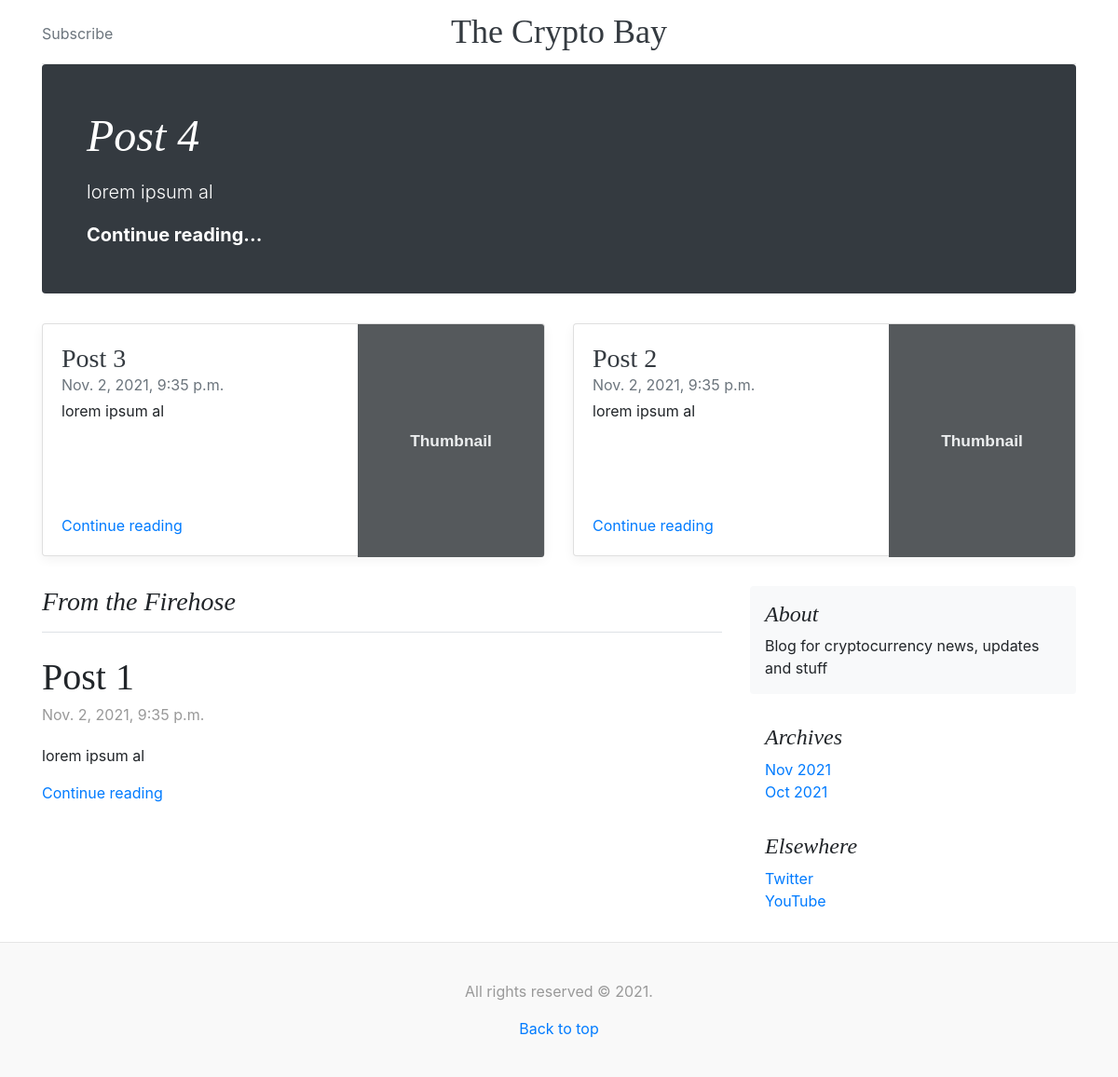
The app's page /, older data.
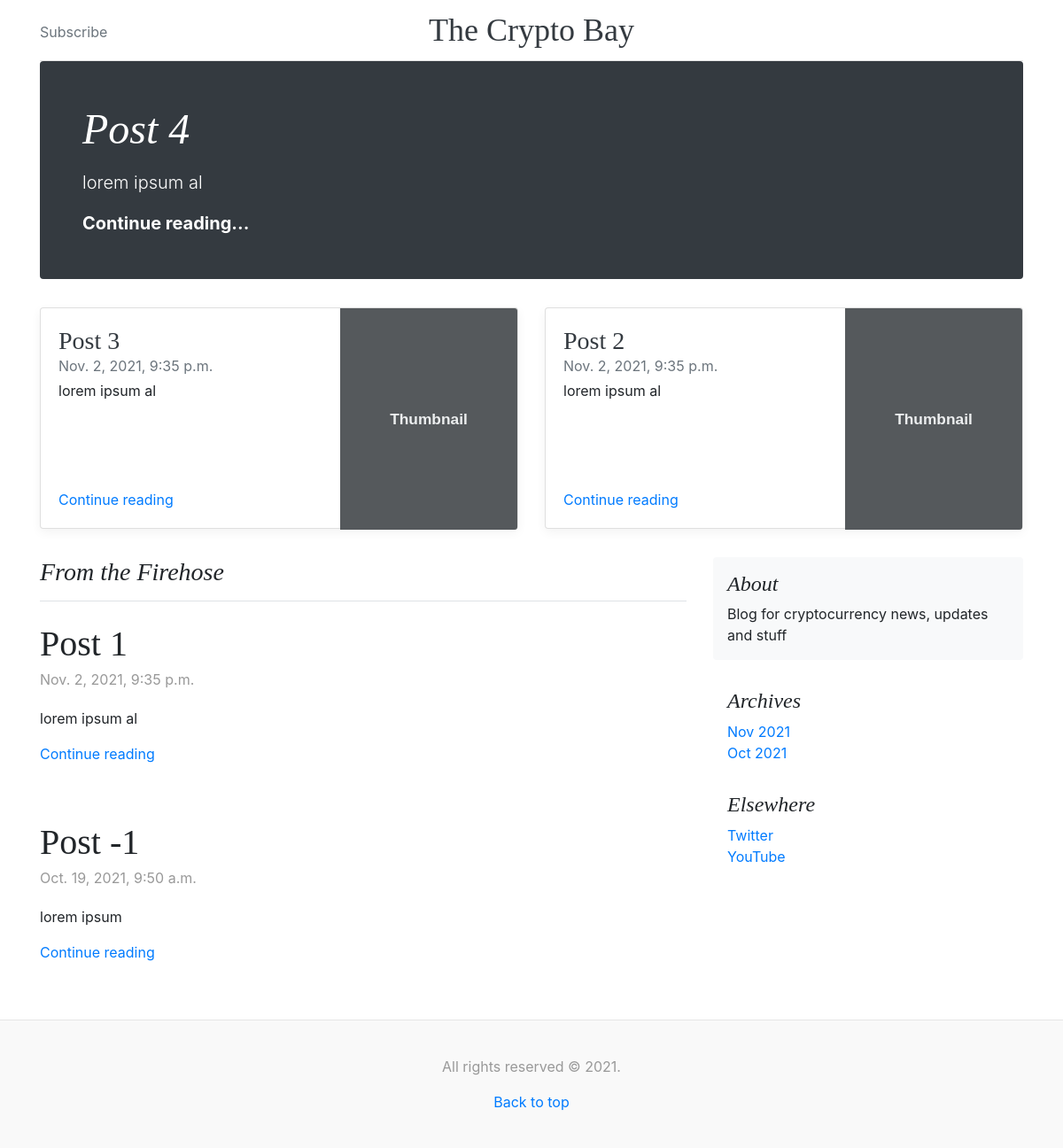
The same page, newer data.
### blog/models.py (models this page shows, shortened)
class Entry(models.Model):
    entry_title = models.CharField(max_length=200)
    entry_content = models.TextField()
    pub_date = models.DateTimeField('date published')

### blog/views.py (the view)
# urls.py: path('', views.IndexView.as_view(), name='index'),
class IndexView(generic.ListView):
    template_name = 'blog/index.html'
    context_object_name = 'latest_entry_list'
    def get_queryset(self):
        return Entry.objects.order_by('-pub_date')[:5]

### blog/templates/blog/index.html
{% extends "blog/base.html" %}
{% load static %}
{% block content %}
    <div class="container">
        <div class="jumbotron p-3 p-md-5 text-white rounded bg-dark">
            <div class="col-md-6 px-0">
                {% if latest_entry_list %}
                    <h1 class="display-4 font-italic">{{ latest_entry_list.0.entry_title }}</h1>
                    <p class="lead my-3">{{ latest_entry_list.3.entry_content|truncatechars:100 }}</p>
                    <p class="lead mb-0"><a href="{% url 'blog:detail' latest_entry_list.0.id %}" class="text-white font-weight-bold">Continue reading...</a></p>
                {% endif %}
            </div>
        </div>
        <div class="row mb-2">
            {% if latest_entry_list %}
                <div class="col-md-6">
                    <div class="card flex-md-row mb-4 box-shadow h-md-250">
                        <div class="card-body d-flex flex-column align-items-start">
                            <h3 class="mb-0">
                                <a class="text-dark" href="{% url 'blog:detail' latest_entry_list.1.id %}">{{ latest_entry_list.1.entry_title }}</a>
                            </h3>
                            <div class="mb-1 text-muted">{{ latest_entry_list.1.pub_date }}</div>
                            <p class="card-text mb-auto">{{ latest_entry_list.1.entry_content|truncatechars:100 }}</p>
                            <a href="{% url 'blog:detail' latest_entry_list.1.id %}">Continue reading</a>
                        </div>
                        <img class="card-img-right flex-auto d-none d-md-block" width="200" data-src="holder.js/200x250?theme=thumb" alt="Card image cap" src="{% static 'blog/media/3.jpg' %}">
                    </div>
                </div>
                <div class="col-md-6">
                    <div class="card flex-md-row mb-4 box-shadow h-md-250">
                        <div class="card-body d-flex flex-column align-items-start">
                            <h3 class="mb-0">
                                <a class="text-dark" href="{% url 'blog:detail' latest_entry_list.2.id %}">{{ latest_entry_list.2.entry_title }}</a>
                            </h3>
                            <div class="mb-1 text-muted">{{ latest_entry_list.2.pub_date }}</div>
                            <p class="card-text mb-auto">{{ latest_entry_list.2.entry_content|truncatechars:100 }}</p>
                            <a href="{% url 'blog:detail' latest_entry_list.2.id %}">Continue reading</a>
                        </div>
                        <img class="card-img-right flex-auto d-none d-md-block" width="200" data-src="holder.js/200x250?theme=thumb" alt="Card image cap" src="{% static 'blog/media/3.jpg' %}">
                    </div>
                </div>
            {% endif %}
        </div>
    </div>
    <main role="main" class="container">
        <div class="row">
            <div class="col-md-8 blog-main">
                <h3 class="pb-3 mb-4 font-italic border-bottom">
                    From the Firehose
                </h3>
                {% if latest_entry_list %}
                    {% for entry in latest_entry_list|slice:"3:" %}
                        <div class="blog-post">
                            <h2 class="blog-post-title"><a style="color: inherit;" href="{% url 'blog:detail' entry.id %}">{{ entry.entry_title }}</a></h2>
                            <p class="blog-post-meta">{{ entry.pub_date }}</p>
                            <p>{{ entry.entry_content|truncatechars:300 }}</p>
                            <p><a href="{% url 'blog:detail' entry.id %}">Continue reading</a></p>
                        </div>
                    {% endfor %}
                {% else %}
                    <p>No posts are available.</p>
                {% endif %}
            </div>
            <aside class="col-md-4 blog-sidebar">
                <div class="p-3 mb-3 bg-light rounded">
                    <h4 class="font-italic">About</h4>
                    <p class="mb-0">Blog for cryptocurrency news, updates and stuff</p>
                </div>
                <div class="p-3">
                    <h4 class="font-italic">Archives</h4>
                    <ol class="list-unstyled mb-0">
                        <li><a href="{% url 'blog:archive_month_numeric' 2021 11 %}">Nov 2021</a></li>
                        <li><a href="{% url 'blog:archive_month_numeric' 2021 10 %}">Oct 2021</a></li>
                    </ol>
                </div>
                <div class="p-3">
                    <h4 class="font-italic">Elsewhere</h4>
                    <ol class="list-unstyled">
                        <li><a href="#">Twitter</a></li>
                        <li><a href="#">YouTube</a></li>
                    </ol>
                </div>
            </aside>
        </div>
    </main>
{% endblock %}

### blog/templates/blog/base.html (shortened to what this page needs)
{% load static %}
<!DOCTYPE html>
<html lang="en">
    <head>
        <link href="{% static 'blog/bootstrap.min.css' %}" rel="stylesheet">
        <link href="{% static 'blog/blog.css' %}" rel="stylesheet">
        <link href="{% static 'blog/sticky-footer.css' %}" rel="stylesheet">
    </head>
    <body>
        <div class="container">
            <header class="blog-header py-3">
                <div class="row flex-nowrap justify-content-between align-items-center">
                    <div class="col-4 pt-1">
                        <a class="text-muted" href="#">Subscribe</a>
                    </div>
                    <div class="col-4 text-center">
                        <a class="blog-header-logo text-dark" href="/">The Crypto Bay</a>
                    </div>
                    <div class="col-4 d-flex justify-content-end align-items-center">
                    </div>
                </div>
            </header>
        </div>
        {% block content %}{% endblock %}
        <footer class="blog-footer footer">
            <p>All rights reserved © 2021.</p>
            <p>
                <a href="#">Back to top</a>
            </p>
        </footer>
    </body>
</html>

### blog/static/blog/blog.css (style rules this page uses)
.blog-header { line-height: 1; border-bottom: 1px solid #e5e5e5; }
.blog-header-logo { font-family: "Playfair Display", Georgia, "Times New Roman", serif; font-size: 2.25rem; }
h1, h2, h3, h4, h5, h6 { font-family: "Playfair Display", Georgia, "Times New Roman", serif; }
.display-4 { font-size: 2.5rem; }
@media (min-width: 768px) { .display-4 { font-size: 3rem; } }
.card-img-right { height: 100%; border-radius: 0 3px 3px 0; }
.flex-auto { -ms-flex: 0 0 auto; -webkit-box-flex: 0; flex: 0 0 auto; }
@media (min-width: 768px) { .h-md-250 { height: 250px; } }
.border-bottom { border-bottom: 1px solid #e5e5e5; }
.box-shadow { box-shadow: 0 .25rem .75rem rgba(0, 0, 0, .05); }
.blog-post { margin-bottom: 4rem; }
.blog-post-title { margin-bottom: .25rem; font-size: 2.5rem; }
.blog-post-meta { margin-bottom: 1.25rem; color: #999; }
.blog-footer { padding: 2.5rem 0; color: #999; text-align: center; background-color: #f9f9f9; border-top: .05rem solid #e5e5e5; }
.blog-footer p:last-child { margin-bottom: 0; }

### blog/static/blog/sticky-footer.css (style rules this page uses)
html { position: relative; min-height: 100%; }
body { margin-bottom: 145px; }
.footer { position: absolute; bottom: 0; width: 100%; height: 145px; }

Row changes from the older to the newer data that the page shows:
added Entry: entry_title "Post -1", pub_date "Oct. 19, 2021, 9:50 a.m.", entry_content "lorem ipsum"
